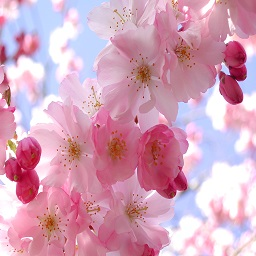
#> input picture Assignment1/dreamflower.jpg, 256 x 256 px
$ python '12 - Problem5Exercise3.py'
#> lines starting #> are read from the running program, lines starting #| are printed output that depends on the picture
#3. Swap the red and green color channels of the input color image.
#	30/08/2015		Draft Version

import cv2
#Swap R and G Channels using inbuilt functions
def swapRandGChannelsInbuiltFunction():
    sourceImage = cv2.imread('dreamflower.jpg')
#> sourceImage is the input picture: shape (256, 256, 3); mean B, G, R 185.5, 162.2, 211.2
    #Split into Channels
    blue,green,red = cv2.split(sourceImage)
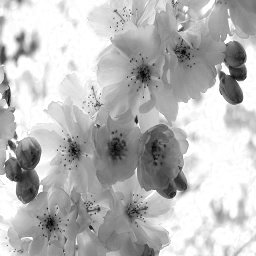
#> blue: shape (256, 256); min 0, max 255, mean 185.5
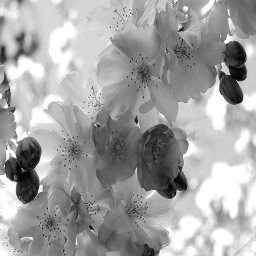
#> green: shape (256, 256); min 0, max 255, mean 162.2
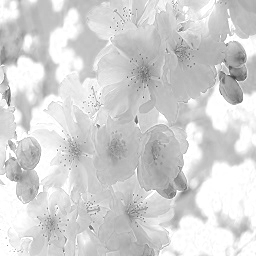
#> red: shape (256, 256); min 62, max 255, mean 211.2
    AvgdestImage = sourceImage[0:sourceImage.shape[0],0:sourceImage.shape[1]]
    #Merge with Swapped Channels
    AvgdestImage = cv2.merge((blue,red,green))
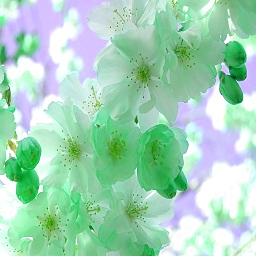
#> AvgdestImage: shape (256, 256, 3); mean of channels 0, 1, 2 185.5, 211.2, 162.2; drawn as B, G, R
    cv2.imshow('R and G swapped image using Inbuilt functions',AvgdestImage)
    cv2.waitKey(0)

#Invoke function
swapRandGChannelsInbuiltFunction()

$ run again, with Assignment1/einstein.jpg copied over Assignment1/dreamflower.jpg
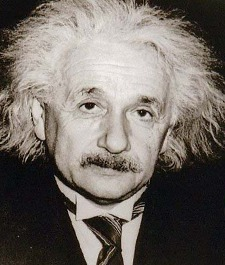
#> input picture Assignment1/einstein.jpg, 225 x 265 px
#> in swapRandGChannelsInbuiltFunction, sourceImage is the input picture: shape (265, 225, 3); mean B, G, R 102.6, 108.7, 115.7
#> in swapRandGChannelsInbuiltFunction, `blue,green,red = cv2.split(sourceImage)`:
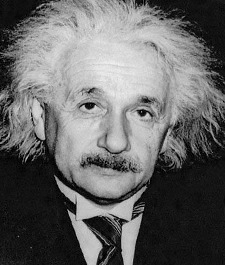
#> blue: shape (265, 225); min 0, max 244, mean 102.6
#> in swapRandGChannelsInbuiltFunction, `blue,green,red = cv2.split(sourceImage)`:
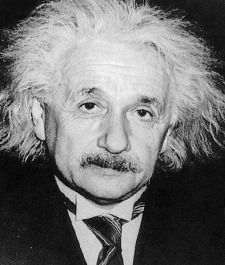
#> red: shape (265, 225); min 0, max 252, mean 115.7
